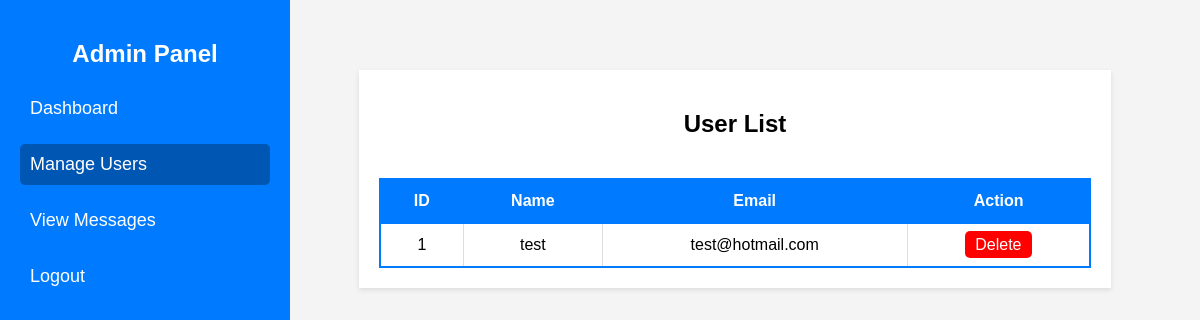
The app's page /admin/view-users.php, older data.
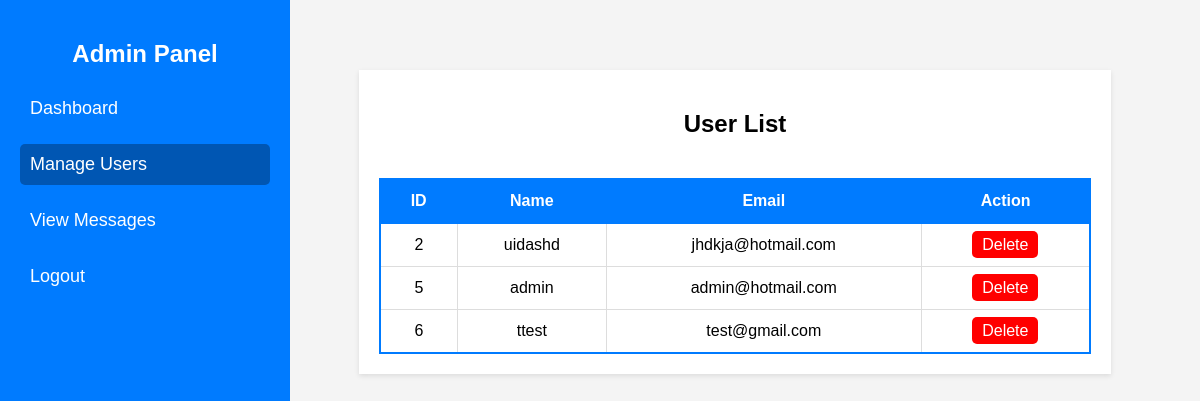
The same page, newer data.
### tables this page shows
CREATE TABLE `users` (
  `id` int(11) NOT NULL,
  `name` varchar(255) NOT NULL,
  `email` varchar(255) NOT NULL,
  `password` varchar(255) NOT NULL,
  `role` enum('admin','user') NOT NULL DEFAULT 'user'
);

### admin/view-users.php (the view, shortened to what this page needs)
<?php
include '../config.php';
$query = "SELECT * FROM users";
$result = mysqli_query($con, $query);
?>
<!DOCTYPE html>
<html lang="en">
<head>
    <link rel="stylesheet" href="css/admin_style.css">
</head>
<body>
    <div class="sidebar">
        <h2>Admin Panel</h2>
        <ul>
            <li><a href="index.php">Dashboard</a></li>
            <li><a href="view-users.php" class="active">Manage Users</a></li>
            <li><a href="view-messages.php">View Messages</a></li>
            <li><a href="logout.php">Logout</a></li>
        </ul>
    </div>
    <div class="main-content">
        <div class="admin-container">
            <h2>User List</h2>
            <table>
                <thead>
                    <tr>
                        <th>ID</th>
                        <th>Name</th>
                        <th>Email</th>
                        <th>Action</th>
                    </tr>
                </thead>
                <tbody>
                    <?php while ($row = mysqli_fetch_assoc($result)) { ?>
                        <tr>
                            <td><?php echo $row['id']; ?></td>
                            <td><?php echo $row['name']; ?></td>
                            <td><?php echo $row['email']; ?></td>
                            <td><a href="delete_user.php?id=<?php echo $row['id']; ?>" class="delete-btn" onclick="return confirm('Are you sure you want to delete this message?');">Delete</a></td>
                        </tr>
                    <?php } ?>
                </tbody>
            </table>
        </div>
    </div>
</body>
</html>

### admin/css/admin_style.css (style rules this page uses)
body { font-family: Arial, sans-serif; margin: 0; padding: 0; background: #f4f4f4; display: flex; }
.sidebar { width: 250px; height: 100vh; background: #007BFF; color: white; padding: 20px; position: fixed; left: 0; top: 0; }
.sidebar h2 { text-align: center; margin-bottom: 20px; }
.sidebar ul { list-style: none; padding: 0; }
.sidebar ul li { margin: 15px 0; }
.sidebar ul li a { color: white; text-decoration: none; font-size: 18px; display: block; padding: 10px; border-radius: 5px; transition: 0.3s; }
.sidebar ul li a:hover, .sidebar ul li a.active { background: #0056b3; }
.main-content { margin-left: 270px; padding: 20px; flex-grow: 1; width: calc(100% - 270px); }
.admin-container { background: white; padding: 20px; box-shadow: 0px 2px 5px rgba(0, 0, 0, 0.1); margin: 50px auto; width: 80%; text-align: center; display: flex; flex-direction: column; align-items: center; }
table { width: 100%; border-collapse: collapse; margin-top: 20px; border: 2px solid #007BFF; }
th, td { padding: 12px; text-align: center; border: 1px solid #ddd; }
th { background: #007BFF; color: white; border: 2px solid #007BFF }
.delete-btn { color: white; background: red; padding: 5px 10px; text-decoration: none; border-radius: 5px; }

Row changes from the older to the newer data that the page shows:
removed users: id "1", name "test", email "test@hotmail.com"
added users: id "2", name "uidashd", email "jhdkja@hotmail.com"
added users: id "5", name "admin", email "admin@hotmail.com"
added users: id "6", name "ttest", email "test@gmail.com"
